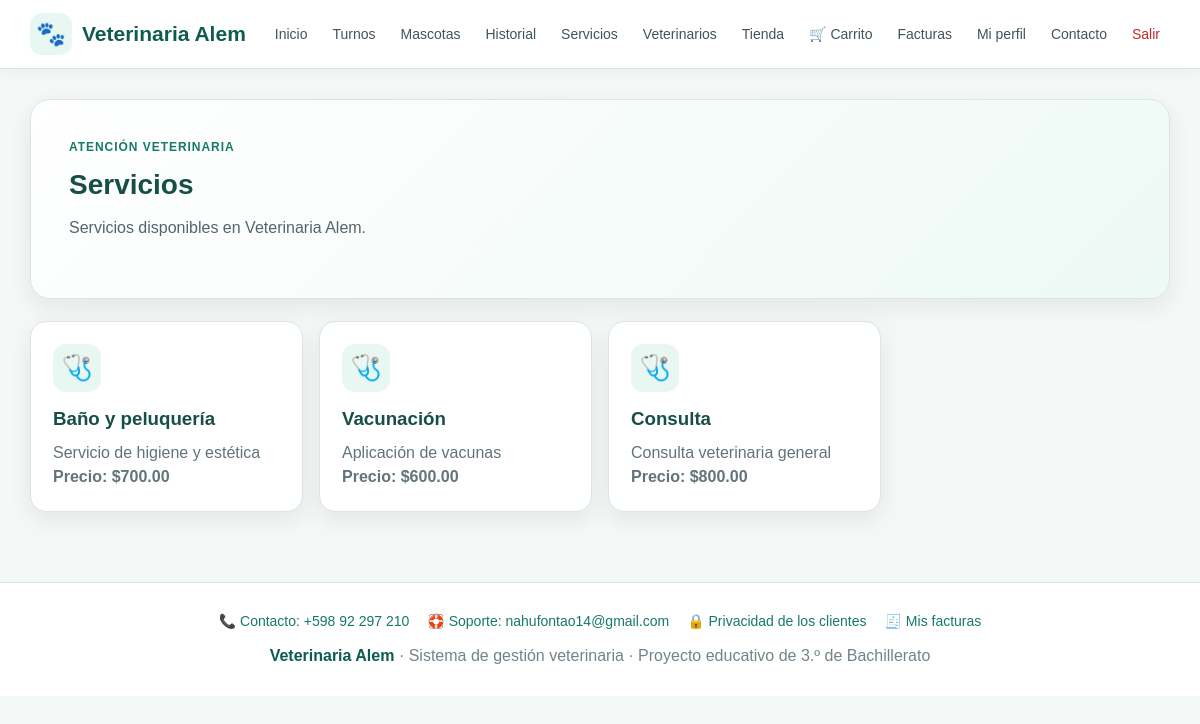
Screenshot of /servicios.php (signed in) with the database file from the repository.
### tables this page shows
CREATE TABLE servicios(
 id INT AUTO_INCREMENT PRIMARY KEY,
 nombre VARCHAR(100) NOT NULL,
 descripcion TEXT,
 precio DECIMAL(10,2) DEFAULT 0
);

### servicios.php (the view, shortened to what this page needs)
<?php
require "conexion.php";
require "includes/header.php";
$r = $conexion->query("SELECT * FROM servicios ORDER BY id DESC");
?>
<section class="hero">
    <div class="hero-kicker">Atención veterinaria</div>
    <h2>Servicios</h2>
    <p>Servicios disponibles en Veterinaria Alem.</p>
</section>
<div class="grid">
    <?php while ($x = $r->fetch_assoc()): ?>
        <article class="card">
            <div class="feature-icon">🩺</div>
            <h3><?= htmlspecialchars($x["nombre"]) ?></h3>
            <p><?= htmlspecialchars($x["descripcion"]) ?></p>
            <p><strong>Precio: $<?= htmlspecialchars($x["precio"]) ?></strong></p>
        </article>
    <?php endwhile; ?>
</div>
<?php require "includes/footer.php"; ?>

### css/estilos.css (style rules this page uses)
* { box-sizing:border-box }
:root { --verde:#167a68; --verde-oscuro:#0e5c4f; --verde-claro:#e9f7f3; --azul:#2563eb; --rojo:#c62828; --amarillo:#d88900; --texto:#263238; --gris:#607d8b; --fondo:#f4f8f7; --blanco:#ffffff; --borde:#dbe5e2; --sombra:0 8px 24px rgba(25,55,50,.08); }
html { scroll-behavior:smooth }
body { margin:0; font-family:Arial,Helvetica,sans-serif; background:var(--fondo); color:var(--texto); line-height:1.5; }
.hero { background:linear-gradient(135deg,#ffffff 0%,#edf9f5 100%); border:1px solid var(--borde); border-radius:20px; padding:38px; box-shadow:var(--sombra); margin-bottom:22px; }
.hero-kicker { color:var(--verde); font-weight:700; text-transform:uppercase; letter-spacing:.08em; font-size:12px; margin-bottom:8px; }
.hero h1,.hero h2 { margin:0 0 10px; color:#164f45; }
.hero h2 { font-size:28px }
.hero p { margin:0 0 20px;color:#52666b;max-width:760px }
.grid { display:grid; grid-template-columns:repeat(4,1fr); gap:16px; }
.card,.form-card,.table-card { background:var(--blanco); border:1px solid var(--borde); border-radius:16px; padding:22px; box-shadow:var(--sombra); margin-bottom:20px; }
.card h3,.table-card h3 { margin:0 0 8px; color:#174f46; }
.card p { margin:0;color:#61747a }
.feature-icon { width:48px; height:48px; border-radius:13px; display:grid; place-items:center; background:var(--verde-claro); font-size:25px; margin-bottom:13px; }

### rows the page displays
servicios: nombre "Baño y peluquería", descripcion "Servicio de higiene y estética", precio "700.00"
servicios: nombre "Vacunación", descripcion "Aplicación de vacunas", precio "600.00"
servicios: nombre "Consulta", descripcion "Consulta veterinaria general", precio "800.00"

### other values shown
VET_TELEFONO "+598 92 297 210"
VET_EMAIL_SOPORTE "nahufontao14@gmail.com"
